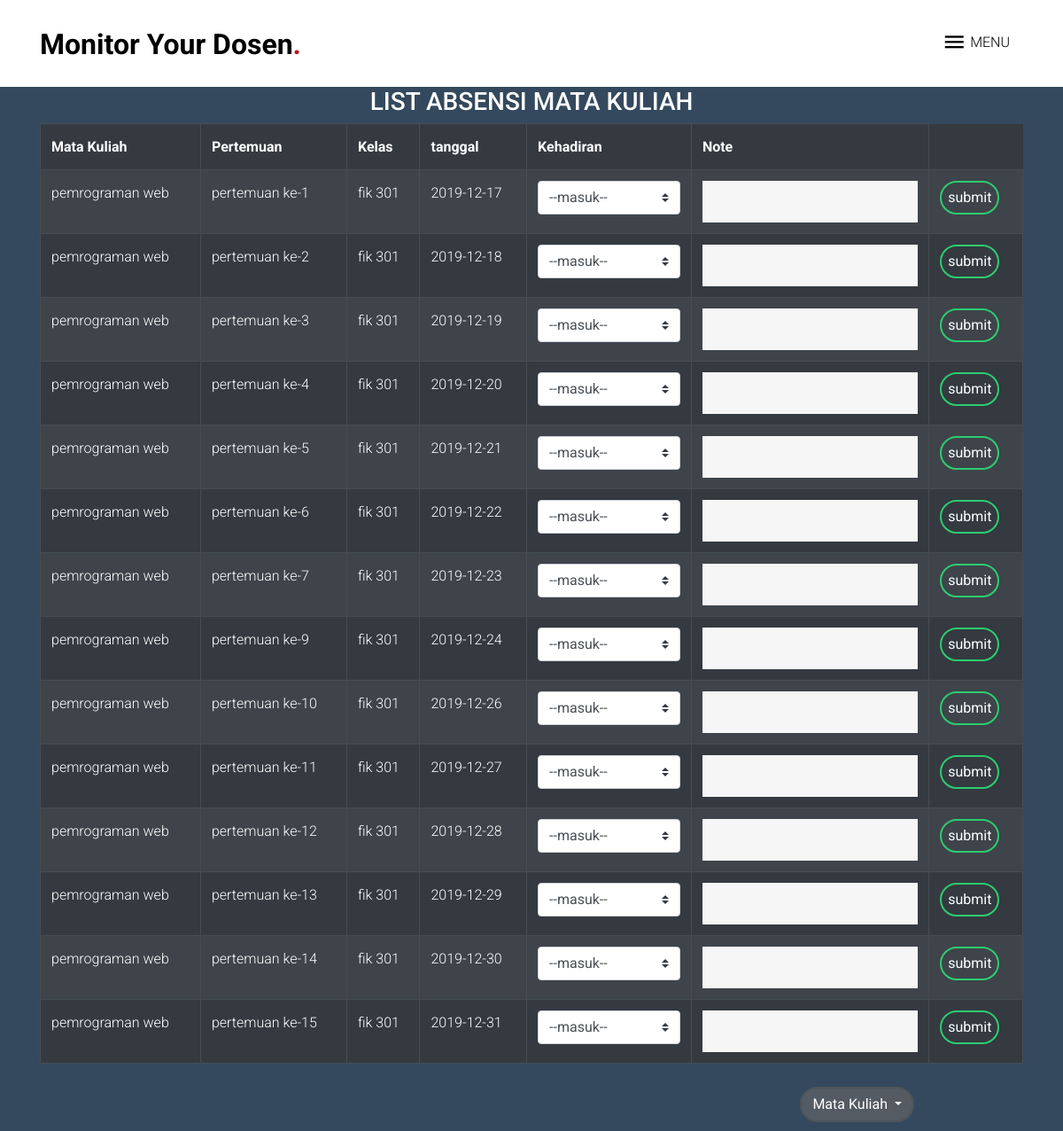
Screenshot of /mk1.php (signed in) with the database file from the repository.
### tables this page shows
CREATE TABLE `matkul` (
  `mkid` int(11) NOT NULL,
  `kdmk` int(11) NOT NULL,
  `dosenid` int(11) DEFAULT NULL,
  `name` varchar(50) NOT NULL,
  `mk` varchar(50) DEFAULT NULL,
  `kelas` varchar(50) DEFAULT NULL,
  `pertemuan` varchar(150) DEFAULT NULL,
  `tanggal` date NOT NULL,
  `absen` int(1) NOT NULL DEFAULT 1,
  `alasan` varchar(250) DEFAULT NULL
);

### mk1.php (the view, shortened to what this page needs)
<!DOCTYPE html>
<html lang="en">
  <head>
    <link rel="stylesheet" href="fonts/icomoon/style.css">
    <link rel="stylesheet" href="css/bootstrap.min.css">
    <link rel="stylesheet" href="css/animate.css">
    <link rel="stylesheet" href="css/owl.carousel.min.css">
    <link rel="stylesheet" href="css/owl.theme.default.min.css">
    <link rel="stylesheet" href="css/bootstrap-datepicker.css">
    <link rel="stylesheet" href="fonts/flaticon/font/flaticon.css">
    <link rel="stylesheet" href="css/aos.css">
    <link rel="stylesheet" href="css/jquery.fancybox.min.css">
    <link rel="stylesheet" href="css/style.css">
  </head>
  <body data-spy="scroll" data-target=".site-navbar-target" data-offset="300">
  <div class="site-wrap">
    <div class="site-navbar-wrap">
      <div class="site-navbar site-navbar-target js-sticky-header">
        <div class="container">
          <div class="row align-items-center">
            <div class="col-6 col-md-4">
              <h1 class="my-0 site-logo"><a href="homed.php">Monitor Your Dosen<span class="text-primary">.</span> </a></h1>
            </div>
            <div class="col-6 col-md-8">
              <nav class="site-navigation text-right" role="navigation">
                <div class="container">
                  <div class="d-inline-block d-lg-block ml-md-0 mr-auto py-3"><a href="#" class="site-menu-toggle js-menu-toggle text-black">
                    <span class="icon-menu h3"></span> <span class="menu-text">Menu</span>
                  </a></div>
                </div>
              </nav>
            </div>
          </div>
        </div>
      </div>
    </div>
    <?php
    if($_SESSION["name"]) {
    $con =  mysqli_connect('localhost', 'root', '');
    mysqli_select_db($con,'ppl');
    $sql= "SELECT * FROM matkul";
    $records = mysqli_query($con,$sql);
  ?>
  <div class="container">
   <table class="table table-dark table-striped table-hover table-bordered">
     <tr class="thead-dark">
       <h3 colspan="5" style="color:white"><center> LIST ABSENSI MATA KULIAH </center></h3>
     </tr>
     <tr>
       <th scope="col">Mata Kuliah</th>
       <th scope="col">Pertemuan</th>
       <th scope="col">Kelas</th>
       <th scope="col">tanggal</th>
       <th scope="col">Kehadiran</th>
       <th scope="col">Note</th>
      </tr>
      <?php
      while($row = mysqli_fetch_array($records)) {
        if($row["kdmk"] == $_SESSION["kdmk1"] && $row["dosenid"] == $_SESSION["dosenid"] ){
      echo "<tr><form action=process1.php method=post>";
      echo "<td>".$row['mk']."</td>";
      echo "<td>".$row['pertemuan']."</td>";
      echo "<td>".$row['kelas']."</td>";
      echo "<td>".$row['tanggal']."</td>";?>
      <td>
        <div >
          <select name="absen"  class="custom-select mr-sm-2" id="inlineFormCustomSelect" >
            <option <?php if($row["absen"] == 1) echo "value='1'"; else echo "value='2'";?>>
              <?php if( $row["absen"] == 1 ) echo "--masuk--"; else echo "--tidak masuk--";?>
            </option>
          </select>
        </div>
      </td>
      <?php
      echo "<td><input class='form-control' type=text name=alasan value='".$row['alasan']."'></td>";
      echo "<td class='box'><input type='submit' name='submit' value='submit'>";
      echo "</form></tr>";
        }
      }
?>
</table>
</div>
<?php
}else echo "<h1>Please login first .</h1>";
?>
<div class="dropdown show text-right ddm">
  <a class="btn btn-secondary dropdown-toggle" href="#" role="button" id="dropdownMenuLink" data-toggle="dropdown" aria-haspopup="true" aria-expanded="false">
    Mata Kuliah
  </a>
</div>
</body>
</html>

### css/style.css (style rules this page uses)
body { line-height: 1.7; color: gray; font-weight: 300; font-size: 1rem; font-family: "Roboto", -apple-system, BlinkMacSystemFont, "Segoe UI", Roboto, "Helvetica Neue", Arial, "Noto Sans", sans-serif, "Apple Color Emoji", "Segoe UI Emoji", "Segoe UI Symbol", "Noto Color Emoji"; }
a { -webkit-transition: .3s all ease; -o-transition: .3s all ease; transition: .3s all ease; }
h1, h2, h3, h4, h5, h6 { color: #000; }
.text-black { color: #000 !important; }
.site-wrap:before { -webkit-transition: .3s all ease-in-out; -o-transition: .3s all ease-in-out; transition: .3s all ease-in-out; background: rgba(0, 0, 0, 0.6); content: ""; position: absolute; z-index: 2000; top: 0; left: 0; right: 0; bottom: 0; opacity: 0; visibility: hidden; }
.btn { border-width: 2px; border-radius: 30px; }
.form-control { height: 47px; background: #f6f6f6; border-radius: 0; border: 1px solid #f6f6f6; }
.site-navbar-wrap { position: relative; z-index: 99; width: 100%; left: 0; background: #fff; }
.site-navbar-wrap a { color: #000; }
.site-navbar { margin-bottom: 0px; width: 100%; padding: 15px 0; }
.site-navbar .site-logo { font-weight: 200; line-height: 0; position: relative; }
.site-navbar .site-logo a { font-weight: 200; color: #000; font-size: 2rem; font-weight: bold; }
.sticky-wrapper .site-navbar { background-color: #fff; -webkit-transition: .3s all ease; -o-transition: .3s all ease; transition: .3s all ease; }
.site-menu-toggle .menu-text { position: relative; top: -6px; text-transform: uppercase; }

### mk1.php (style rules this page uses)
body { background: #34495e !important; }
.ddm { padding: 10px 14%; }
.box input[type = "submit"] { border:0; background: none; display: block; text-align: center; border: 2px solid #2ecc71; padding: 3px 7px; outline: none; color: white; border-radius: 19px; transition: 0.25s; cursor: pointer; }

### rows the page displays
matkul: mk "pemrograman web", pertemuan "pertemuan ke-1", kelas "fik 301", tanggal "2019-12-17", absen "--masuk--"
matkul: mk "pemrograman web", pertemuan "pertemuan ke-2", kelas "fik 301", tanggal "2019-12-18", absen "--masuk--"
matkul: mk "pemrograman web", pertemuan "pertemuan ke-3", kelas "fik 301", tanggal "2019-12-19", absen "--masuk--"
matkul: mk "pemrograman web", pertemuan "pertemuan ke-4", kelas "fik 301", tanggal "2019-12-20", absen "--masuk--"
matkul: mk "pemrograman web", pertemuan "pertemuan ke-5", kelas "fik 301", tanggal "2019-12-21", absen "--masuk--"
matkul: mk "pemrograman web", pertemuan "pertemuan ke-6", kelas "fik 301", tanggal "2019-12-22", absen "--masuk--"
matkul: mk "pemrograman web", pertemuan "pertemuan ke-7", kelas "fik 301", tanggal "2019-12-23", absen "--masuk--"
matkul: mk "pemrograman web", pertemuan "pertemuan ke-9", kelas "fik 301", tanggal "2019-12-24", absen "--masuk--"
matkul: mk "pemrograman web", pertemuan "pertemuan ke-10", kelas "fik 301", tanggal "2019-12-26", absen "--masuk--"
matkul: mk "pemrograman web", pertemuan "pertemuan ke-11", kelas "fik 301", tanggal "2019-12-27", absen "--masuk--"
matkul: mk "pemrograman web", pertemuan "pertemuan ke-12", kelas "fik 301", tanggal "2019-12-28", absen "--masuk--"
matkul: mk "pemrograman web", pertemuan "pertemuan ke-13", kelas "fik 301", tanggal "2019-12-29", absen "--masuk--"
matkul: mk "pemrograman web", pertemuan "pertemuan ke-14", kelas "fik 301", tanggal "2019-12-30", absen "--masuk--"
matkul: mk "pemrograman web", pertemuan "pertemuan ke-15", kelas "fik 301", tanggal "2019-12-31", absen "--masuk--"
